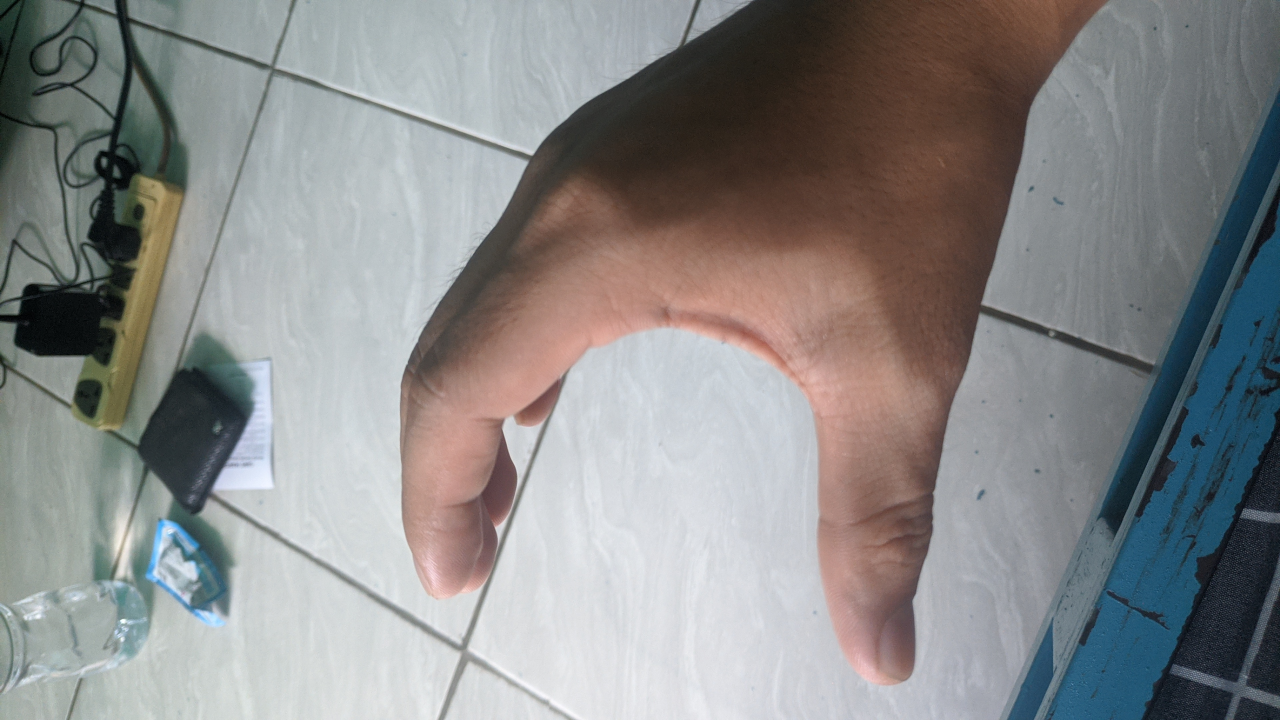
#> input picture test.jpeg, 3840 x 2160 px (shown at 1/3 size)
$ python convertImgToGrayscale.py
#> lines starting #> are read from the running program, lines starting #| are printed output that depends on the picture
from PIL import Image

def resize_and_convert_to_grayscale_and_save(input_path, output_path, target_size=(256, 256)):
    # Open an image file
#> called with input_path = 'test.jpeg', output_path = 'output_image_gray_resized.jpg', target_size = (256, 256)
    img = Image.open(input_path)
#> img is the input picture: PIL image 3840x2160 RGB; mean R, G, B 137.8, 137.8, 137.7

    # Resize the image to the target size
    img_resized = img.resize(target_size)
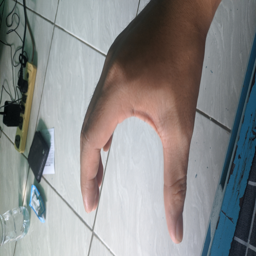
#> img_resized: PIL image 256x256 RGB; mean R, G, B 137.8, 137.8, 137.7

    # Convert the resized image to grayscale
    img_gray = img_resized.convert('L')
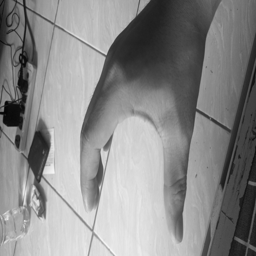
#> img_gray: PIL image 256x256 L; min 4, max 248, mean 137.8

    # Save the grayscale image
    img_gray.save(output_path)

# Replace 'input_image.jpg' with the path to your input image file
# Replace 'output_image_gray_resized.jpg' with the desired output path for the grayscale and resized image
input_path = 'test.jpeg'
output_path = 'output_image_gray_resized.jpg'

# Call the function to resize, convert to grayscale, and save the image
resize_and_convert_to_grayscale_and_save(input_path, output_path)
